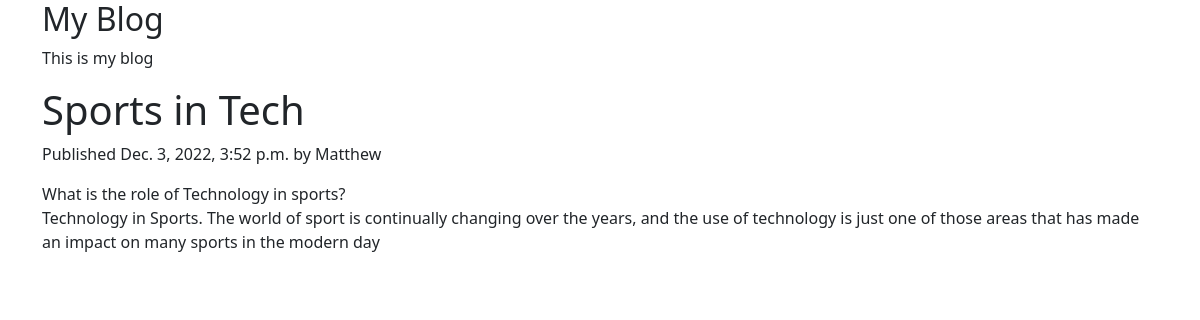
Screenshot of /2022/12/3/sports-in-tech/ with the database file from the repository.
### blog/models.py (models this page shows, shortened)
class Post(models.Model):
  class Status(models.TextChoices):
    DRAFT = 'DF','Draft'
    PUBLISHED = 'PB','Published'
  title = models.CharField(max_length=250)
  slug = models.SlugField(max_length=250, unique_for_date ='publish')
  author = models.ForeignKey(User, on_delete=models.CASCADE, related_name='blog_posts')
  body = models.TextField()
  publish = models.DateTimeField(default = timezone.now)
  created = models.DateTimeField(auto_now_add = True)
  updated = models.DateTimeField(auto_now = True)
  status = models.CharField(max_length=2,choices = Status.choices,default = Status.DRAFT)
  objects = models.Manager() #default manager
  published = PublishedManager()  #custom manager
  class Meta:
    ordering = ['-publish']
    indexes = [models.Index(fields=['-publish'],)]

### blog/views.py (the view)
# urls.py: path('<int:year>/<int:month>/<int:day>/<slug:post>/',views.post_detail, name='post_detail'),
def post_detail(request, year, month, day, post):
  post = get_object_or_404(Post,status =Post.Status.PUBLISHED,
                          slug=post,publish__year = year, publish__month=month,
                          publish__day=day)
  return render(request,'blog/post/detail.html',{'post':post})

### blog/templates/blog/post/detail.html (shortened to what this page needs)
{% extends 'blog/base.html' %}
{% block content %}
<h1>{{post.title}}</h1>
<p class="date">Published {{post.publish}} by {{post.author}}</p>
{{ post.body |linebreaks }}
{% endblock %}

### rows the page displays
Post: title "Sports in Tech", publish "Dec. 3, 2022, 3:52 p.m.", author "Matthew", body "What is the role of Technology in sports? Technology in Sports. The world of sport is continually changing over the years, and the use of technology is just one of those areas that has made an impact on many sports in the modern day"
